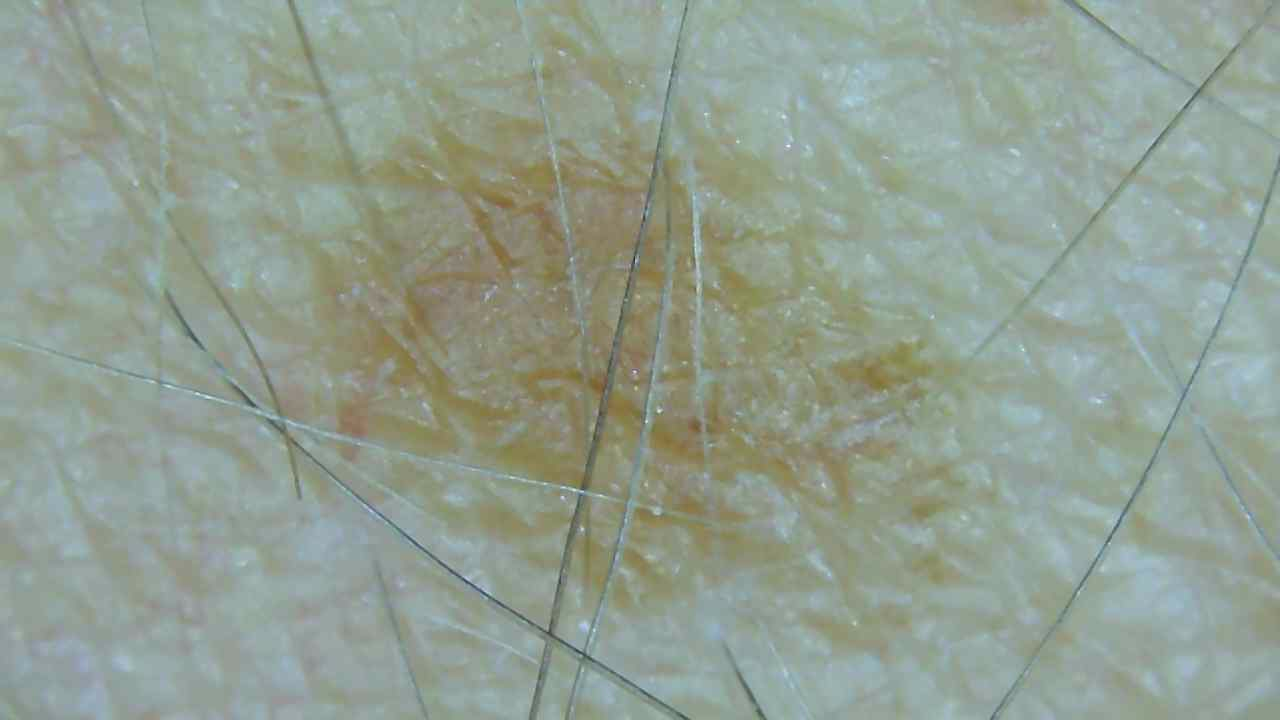
%> input picture CDIO/Snap_003.jpg, 1280 x 720 px
$ octave hairGone.m   (GNU Octave 9; MATLAB toolbox functions it lacks are replaced by stand-ins)
%> lines starting %> are read from the running program, lines starting %| are printed output that depends on the picture; in (x1, y1, x2, y2) boxes, pixels count from 0 and x2, y2 are one past the last pixel; in counts of white or black regions, pixels touching at a corner belong together; the program's own positions count from 1
### CDIO/Segmentation/interp.m
function newImage = interp(im,idx)

[rows,cols] = size(im);
N = 100;
theta = linspace(0, 2*pi, N+1);
theta(end) = [];
R = 10; %linspace(0,10, length(theta));

for j = 1:length(idx)
    [row,col] = ind2sub(size(im),idx(j));
    xff = row;
    yff = col;
    [x, y] = pol2cart(theta,R);
    x = x + xff;
    y = y + yff;
    y(y == 0) = 1; %Indexeringsk鋖 senare
    x(x == 0) = 1; %Indexeringsk鋖 senare
    figure(123), imagesc(im), hold on
    plot(x,y)
    %plot(xff,yff, 'LineWidth',4)
    hold off
    %vals = interp2(ones(10,10),x,y);
    if(length(x(x < 0))~= 0 || length(y(y < 0)) ~= 0 || length(x(x > rows)) || length(y(y > cols)))
        im(xff,yff) = mean(mean(im));
        %newImage(xff,yff) = im(xff,yff);
    else if(max(x)< rows && max(y)< cols)
            im(xff,yff) = mean(mean(im(ceil(x),ceil(y))));
        end
    end
    newImage = im;
end

### CDIO/Segmentation/hairGone.m
close all

im = imread('Snap_003.jpg');
%> im is the input picture: size 720x1280x3 uint8; mean R, G, B 145.9, 158.4, 145.2
im = rgb2gray(im);
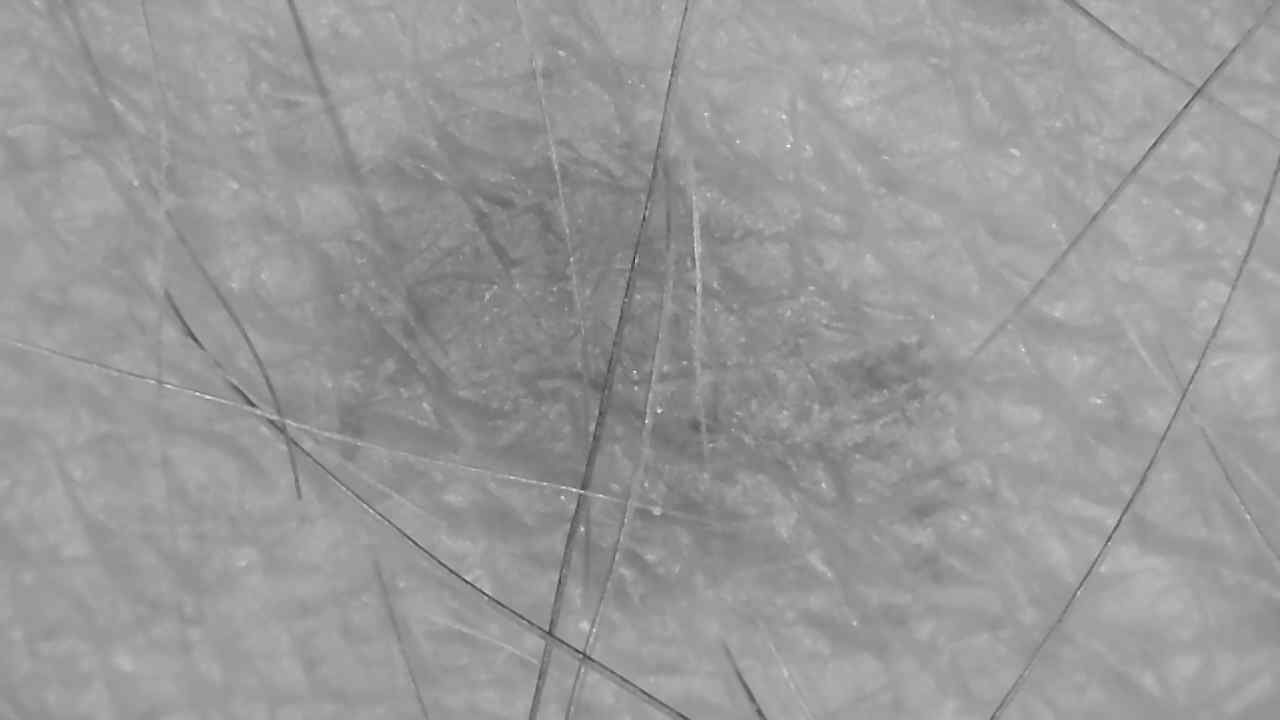
%> im: size 720x1280 uint8; min 36, max 243, mean 153.1
im = imresize(im, 0.5);
%> im: size 360x640 uint8

binvect = 0:1:255;
histo = hist(im(:), binvect);
%> histo = 256 values, max 16820 at index 158, min 0 at index 1, mean 900

%% Transform commands
%fftshift: Shift zero-frequency component to center of spectrum.
%     For vectors, fftshift(X) swaps the left and right halves of
%     X.  For matrices, fftshift(X) swaps the first and third
%     quadrants and the second and fourth quadrants.  For N-D
%     arrays, fftshift(X) swaps "half-spaces" of X along each
%     dimension.

%fft2: fft2(X) returns the two-dimensional Fourier transform of matrix X.
%     If X is a vector, the result will have the same orientation.

%ifftshift: For vectors, ifftshift(X) swaps the left and right halves of
%     X.  For matrices, ifftshift(X) swaps the first and third
%     quadrants and the second and fourth quadrants.  For N-D
%     arrays, ifftshift(X) swaps "half-spaces" of X along each
%     dimension.

%F = fftshift(fft2(ifftshift(f)));
%f = fftshift(ifft2(ifftshift(F)));

%% Circular convolution

sigma = 2;
lpH=exp(-0.5*([-3:3]/sigma).^2);
lpH=lpH/sum(lpH); % Horizontal filter
lpV=lpH'; % Vertical filter
gauss = conv2(lpV,lpH,'full');

aver3im =0*im; %Array of zeros
%> aver3im: size 360x640 uint8; every value is 0
%center = size(im,1)/2+1;
[row,col] = size(im)
%> row = 360; col = 640

centerx = row/2;
%> centerx = 180
centery = col/2;
%> centery = 320

aver3im(centerx-3:centerx+3, centery-3:centery+3) = gauss; %Centering Gaussian filter in the image before transform

%%
GAUSS = fftshift(fft2(ifftshift(aver3im)));
%> GAUSS: size 360x640 double; every value is 0
IM = fftshift(fft2(ifftshift(im)));
IMCIRCCONV = IM.*GAUSS;
%> IMCIRCCONV: size 360x640 double; every value is 0
imcircconv = fftshift(ifft2(ifftshift(IMCIRCCONV)));

se2 = strel('disk',2);
hairs = imtophat(im,se2);
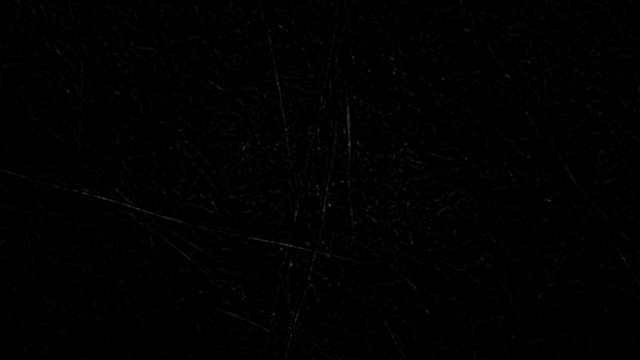
%> hairs: size 360x640 uint8; min 0, max 85, mean 1.3

figure
imagesc(hairs)
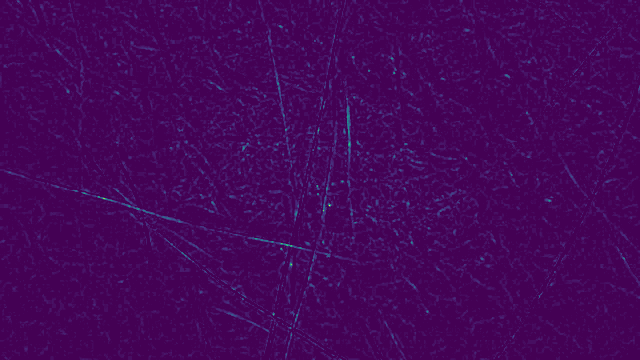
%> displayed picture: size 360x640x3, on the screen's scale of 0 to 255; mean R, G, B 68.8, 6.5, 89.2

%%

T = graythresh(hairs);
%> T = 0.0157
hairsbin = imbinarize(hairs,T);
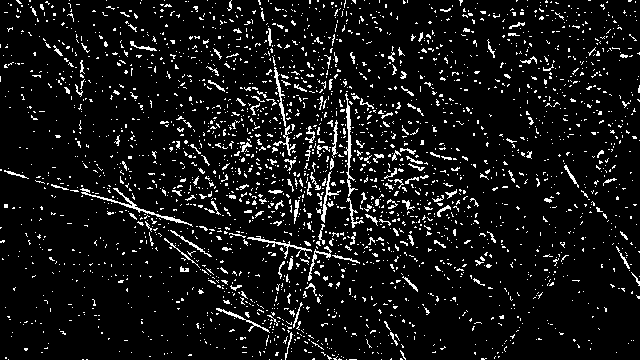
%> hairsbin: size 360x640 logical; 7.9% white in thin lines or dots
se4 = strel('disk',4);
hairsbin = imclose(hairsbin, se4);
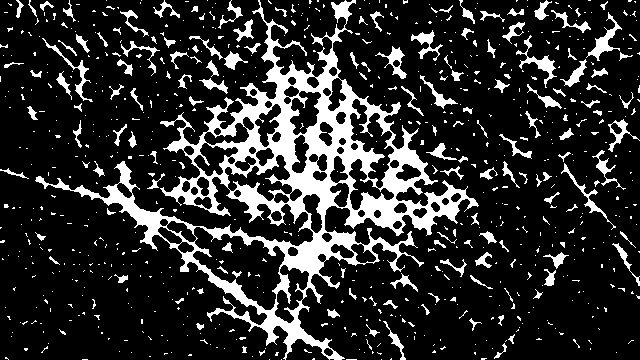
%> hairsbin: size 360x640 logical; 17.8% white; 769 white regions (625 under 20 px), largest, box (x1, y1, x2, y2) and area: (35, 0, 479, 360) 26451, (586, 12, 622, 61) 429, (516, 35, 557, 88) 422
hairsbin = imclose(hairsbin, se4);

imagesc(hairsbin), colorbar

% [6 lines of commented-out code are left out]

%%
% figure
% imagesc(im)

idx = find(hairsbin > 0);
%> idx = 41073 values from 45 to 230339
interpol = interp(im,idx);  %Hittar idx i originalbilden och s鋞ter till medelv鋜de av omkringliggande pixlar
%> (the run ends here)
